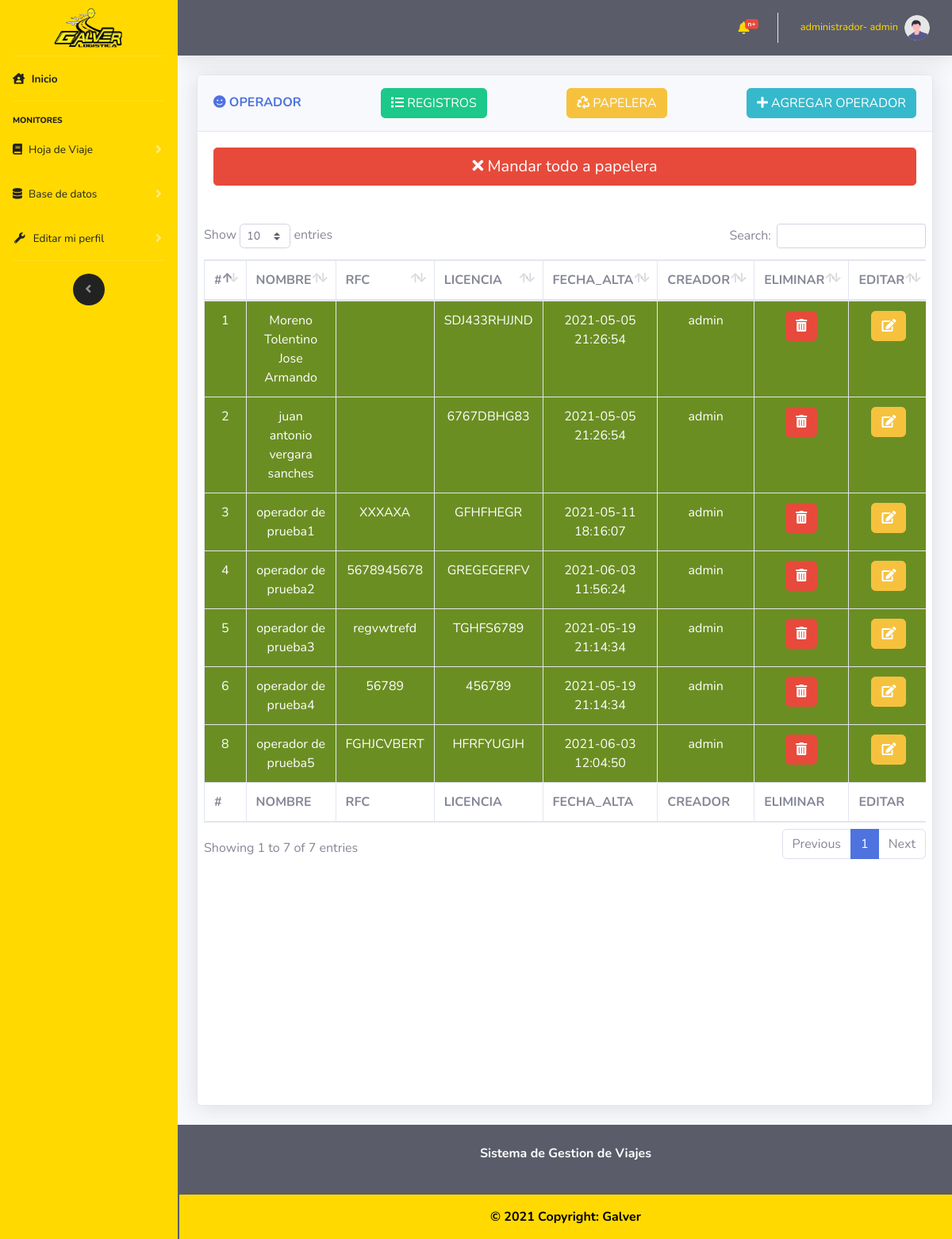
The page /vistas/CRUD_Operadores.php (signed in) on the database as committed earlier.
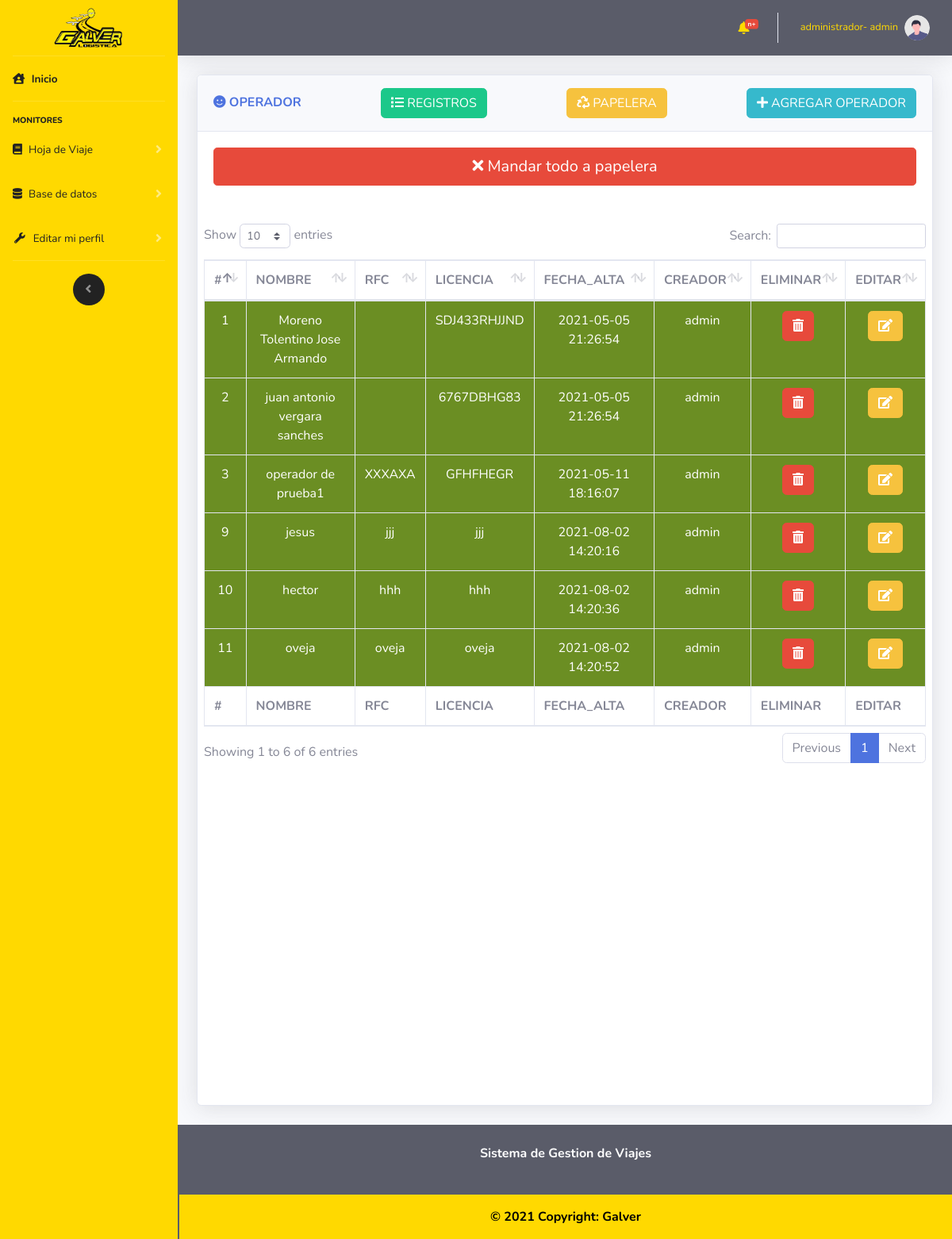
The same page on the database as committed later.
### tables this page shows
CREATE TABLE `operadores` (
  `operadorID` int(11) NOT NULL,
  `operadorNombre` varchar(300) NOT NULL,
  `operadorLisencia` varchar(50) NOT NULL,
  `operadorFechaCreacion` datetime NOT NULL,
  `operadorRFC` varchar(30) NOT NULL,
  `usuarioId` int(11) NOT NULL,
  `estadoRegistro` int(11) NOT NULL
);

CREATE TABLE `usuario` (
  `usuarioId` int(11) NOT NULL,
  `usuarioNombre` varchar(30) NOT NULL,
  `usuarioPassword` varchar(20) NOT NULL,
  `usuarioTipoId` int(11) NOT NULL,
  `usuarioCreacion` datetime NOT NULL,
  `estadoRegistro` int(11) NOT NULL
);

### controlador/modulos/selects.php (called while the page is built, shortened)
<?php
    function muestraOperador($mysqli)
    {
        $result = $mysqli->query("SELECT * FROM `operadores` INNER JOIN usuario ON usuario.usuarioId= operadores.usuarioId WHERE operadores.estadoRegistro = 0");
        return $result;
    }
?>

### vistas/CRUD_Operadores.php (the view, shortened to what the changed rows need)
<?php
    include "../import/componentes/head.php";
    include "../import/componentes/navbarLateral.php";
    include "../import/componentes/navbarHorizontal.php";
    include "../controlador/coneccion/config.php";
    include "../controlador/modulos/selects.php";
?>
<div class="container-fluid">
    <div class="row">
        <div class="col-12">
            <div class="card shadow mb-4 card_hdv">
                <div class="card-body">
                    <div class="chart-area ">
                        <div class="row">
                        <div class="editarTodos col-12 mb-5">
                                <button type="button" class="btn btn-danger btn-lg btn-block" onclick="restaorarTodosLosRegistros(0,1)"><i class="fas fa-times"></i> Mandar todo a papelera </button>
                            </div>
                            <div class="table-responsive cardScroll">
                                <table class="table table-bordered" id="dataTable" width="100%" cellspacing="0">
                                    <thead>
                                        <tr>
                                            <th scope="col">#</th>
                                            <th scope="col">NOMBRE</th>
                                            <th scope="col">RFC</th>
                                            <th scope="col">LICENCIA</th>
                                            <th scope="col">FECHA_ALTA</th>
                                            <th scope="col">CREADOR</th>
                                            <th scope="col">ELIMINAR</th>
                                            <th scope="col">EDITAR</th>
                                        </tr>
                                    </thead>
                                    <tfoot>
                                        <tr>
                                            <th scope="col">#</th>
                                            <th scope="col">NOMBRE</th>
                                            <th scope="col">RFC</th>
                                            <th scope="col">LICENCIA</th>
                                            <th scope="col">FECHA_ALTA</th>
                                            <th scope="col">CREADOR</th>
                                            <th scope="col">ELIMINAR</th>
                                            <th scope="col">EDITAR</th>
                                        </tr>
                                    </tfoot>
                                    <tbody class=" text-center tabla_principal">
                                        <?php
                                        $datos=muestraOperador($mysqli);
                                        while ($filas =$datos->fetch_assoc())
                                        {
                                            echo
                                            "<tr bgcolor ='#6B8E23' style='color:#FFFFFF'>".
                                                "<td>".$filas["operadorID"]."</td>".
                                                "<td>".$filas["operadorNombre"]."</td>".
                                                "<td>".$filas["operadorRFC"]."</td>".
                                                "<td>".$filas["operadorLisencia"]."</td>".
                                                "<td>".$filas["operadorFechaCreacion"]."</td>".
                                                "<td>".$filas["usuarioNombre"]."</td>".
                                                "<td><button type='button' class='btn btn-danger' onclick='eliminarEmpresaEmisora(".$filas["operadorID"].")')><i class='fas fa-trash-alt'></i></button></td>".
                                                "<td><button type='button' class='btn btn-warning' data-toggle='modal'
                                                data-target='#UPDATE' onclick='editarPaso1Id(".$filas["operadorID"].")'><i class='fas fa-edit'></i></button></td>".
                                            "</tr>";
                                        }
                                        ?>
                                    </tbody>
                                </table>
                            </div>
                        </div>
                    </div>
                </div>
            </div>
        </div>
    </div>
    <?php
        include "../import/componentes/footer.php";
        include "../import/componentes/js/main.php";
    ?>

Rows that differ between the two databases and show on the page:
no longer on this page (row edited): operadores: operadorID "4", operadorNombre "operador de prueba2", operadorRFC "5678945678", operadorLisencia "GREGEGERFV", operadorFechaCreacion "2021-06-03 11:56:24", usuarioId.usuarioNombre "admin"
no longer on this page (row edited): operadores: operadorID "5", operadorNombre "operador de prueba3", operadorRFC "regvwtrefd", operadorLisencia "TGHFS6789", operadorFechaCreacion "2021-05-19 21:14:34", usuarioId.usuarioNombre "admin"
no longer on this page (row edited): operadores: operadorID "6", operadorNombre "operador de prueba4", operadorRFC "56789", operadorLisencia "456789", operadorFechaCreacion "2021-05-19 21:14:34", usuarioId.usuarioNombre "admin"
no longer on this page (row edited): operadores: operadorID "8", operadorNombre "operador de prueba5", operadorRFC "FGHJCVBERT", operadorLisencia "HFRFYUGJH", operadorFechaCreacion "2021-06-03 12:04:50", usuarioId.usuarioNombre "admin"
added operadores: operadorID "9", operadorNombre "jesus", operadorRFC "jjj", operadorLisencia "jjj", operadorFechaCreacion "2021-08-02 14:20:16", usuarioId.usuarioNombre "admin"
added operadores: operadorID "10", operadorNombre "hector", operadorRFC "hhh", operadorLisencia "hhh", operadorFechaCreacion "2021-08-02 14:20:36", usuarioId.usuarioNombre "admin"
added operadores: operadorID "11", operadorNombre "oveja", operadorRFC "oveja", operadorLisencia "oveja", operadorFechaCreacion "2021-08-02 14:20:52", usuarioId.usuarioNombre "admin"
Other text that changed with them:
text written by a page script: "Show entries Search: Showing 1 to 7 of 7 entries Previous 1 Next" → "Show entries Search: Showing 1 to 6 of 6 entries Previous 1 Next"
